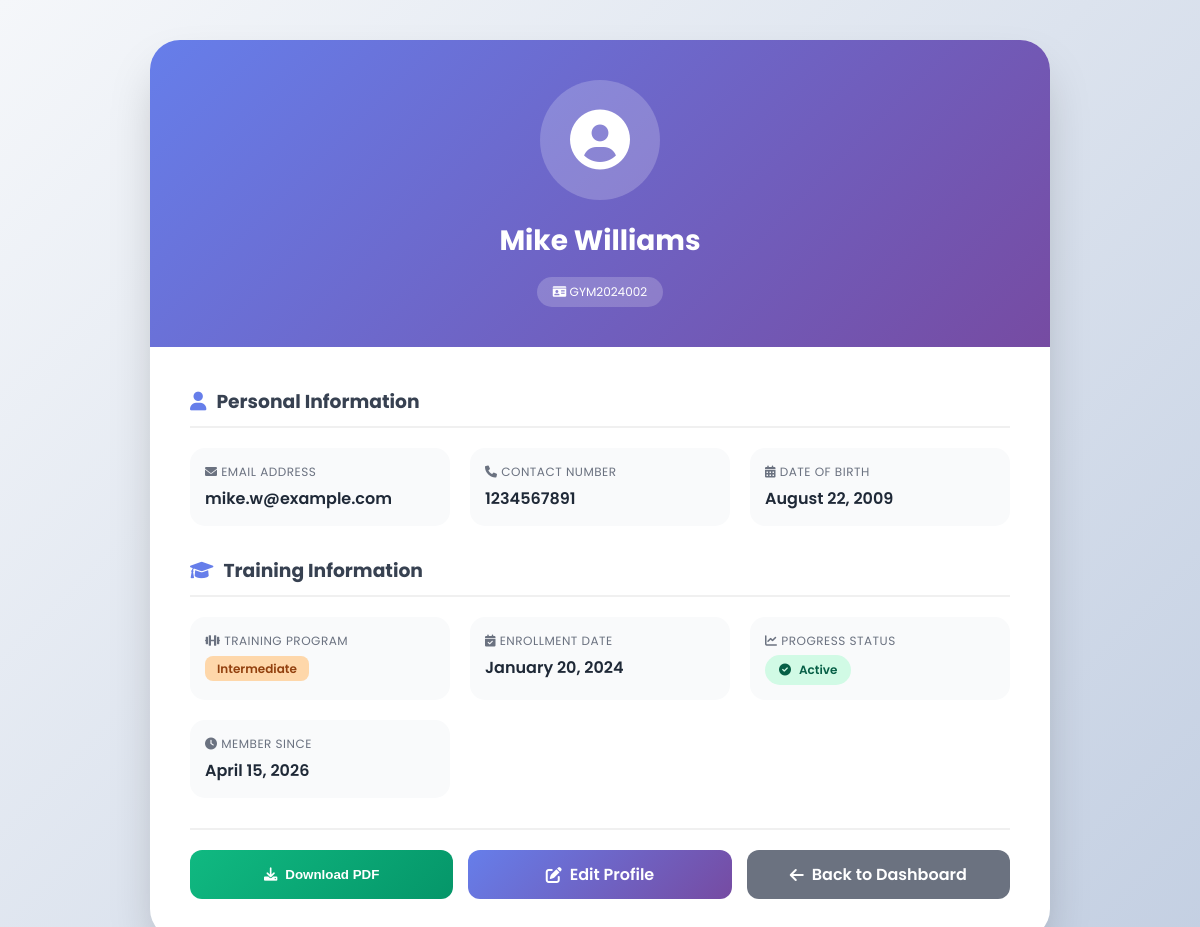
The app's page /profile.php?id=2 (signed in) with its own data.
### tables this page shows
CREATE TABLE IF NOT EXISTS gymnasts (
    id INT AUTO_INCREMENT PRIMARY KEY,
    membership_id VARCHAR(20) UNIQUE NOT NULL,
    full_name VARCHAR(100) NOT NULL,
    email VARCHAR(100) NOT NULL,
    contact_no VARCHAR(20) NOT NULL,
    date_of_birth DATE NOT NULL,
    training_program ENUM('Beginner', 'Intermediate', 'Advanced') NOT NULL,
    enrollment_date DATE NOT NULL,
    progress_status ENUM('Active', 'On Hold', 'Completed') DEFAULT 'Active',
    created_at TIMESTAMP DEFAULT CURRENT_TIMESTAMP,
    updated_at TIMESTAMP DEFAULT CURRENT_TIMESTAMP ON UPDATE CURRENT_TIMESTAMP,
    INDEX idx_membership (membership_id),
    INDEX idx_status (progress_status),
    INDEX idx_program (training_program)
);

### config/db.php (called while the page is built, shortened)
<?php
class Database {
    private static $instance = null;
    private $connection;
    private $host = 'localhost';
    private $username = 'root';
    private $password = 'Narutostorm4';
    private $database = 'gymnastics_academy';
    private function __construct() {
        $this->connection = new mysqli(
            $this->host,
            $this->username,
            $this->password,
            $this->database
        );
        $this->connection->set_charset("utf8mb4");
    }
    public static function getInstance() {
        if (self::$instance === null) {
            self::$instance = new Database();
        }
        return self::$instance;
    }
    public function executeQuery($sql, $types = "", $params = []) {
        $stmt = $this->connection->prepare($sql);
        if ($stmt && !empty($params)) {
            $stmt->bind_param($types, ...$params);
        }
        $stmt->execute();
        return $stmt;
    }
}
?>

### includes/GymnastManager.php (called while the page is built, shortened)
<?php
require_once 'config/db.php';
class GymnastManager {
    private $db;
    public function __construct() {
        $this->db = Database::getInstance();
    }
    public function getGymnastById($id) {
        $sql = "SELECT * FROM gymnasts WHERE id = ?";
        $stmt = $this->db->executeQuery($sql, "i", [$id]);
        $result = $stmt->get_result();
        return $result->fetch_assoc();
    }
}
?>

### auth.php (called while the page is built, shortened)
<?php
require_once 'config/db.php';
class Auth {
    public function isAdmin() {
        return isset($_SESSION['role']) && $_SESSION['role'] === 'admin';
    }
}
?>

### profile.php (the view, shortened to what this page needs)
<?php
require_once 'auth.php';
require_once 'includes/GymnastManager.php';
$auth = new Auth();
$gymnastManager = new GymnastManager();
$gymnast_id = intval($_GET['id']);
$gymnast = $gymnastManager->getGymnastById($gymnast_id);
?>
<!DOCTYPE html>
<html lang="en">
<head>
    <link rel="stylesheet" href="https://cdnjs.cloudflare.com/ajax/libs/font-awesome/6.0.0/css/all.min.css">
</head>
<body>
    <div class="profile-container">
        <div class="profile-card" id="profileContent">
            <div class="card-header">
                <div class="profile-avatar">
                    <i class="fas fa-user-circle"></i>
                </div>
                <h2><?php echo htmlspecialchars($gymnast['full_name']); ?></h2>
                <div class="membership-badge">
                    <i class="fas fa-id-card"></i> <?php echo htmlspecialchars($gymnast['membership_id']); ?>
                </div>
            </div>
            <div class="card-body">
                <div class="info-section">
                    <h3><i class="fas fa-user"></i> Personal Information</h3>
                    <div class="info-grid">
                        <div class="info-item">
                            <div class="info-label"><i class="fas fa-envelope"></i> Email Address</div>
                            <div class="info-value"><?php echo htmlspecialchars($gymnast['email']); ?></div>
                        </div>
                        <div class="info-item">
                            <div class="info-label"><i class="fas fa-phone"></i> Contact Number</div>
                            <div class="info-value"><?php echo htmlspecialchars($gymnast['contact_no']); ?></div>
                        </div>
                        <div class="info-item">
                            <div class="info-label"><i class="fas fa-calendar-alt"></i> Date of Birth</div>
                            <div class="info-value"><?php echo date('F j, Y', strtotime($gymnast['date_of_birth'])); ?></div>
                        </div>
                    </div>
                </div>
                <div class="info-section">
                    <h3><i class="fas fa-graduation-cap"></i> Training Information</h3>
                    <div class="info-grid">
                        <div class="info-item">
                            <div class="info-label"><i class="fas fa-dumbbell"></i> Training Program</div>
                            <div class="info-value">
                                <span class="program-badge program-<?php echo strtolower($gymnast['training_program']); ?>">
                                    <?php echo htmlspecialchars($gymnast['training_program']); ?>
                                </span>
                            </div>
                        </div>
                        <div class="info-item">
                            <div class="info-label"><i class="fas fa-calendar-check"></i> Enrollment Date</div>
                            <div class="info-value"><?php echo date('F j, Y', strtotime($gymnast['enrollment_date'])); ?></div>
                        </div>
                        <div class="info-item">
                            <div class="info-label"><i class="fas fa-chart-line"></i> Progress Status</div>
                            <div class="info-value">
                                <span class="status-badge status-<?php echo strtolower(str_replace(' ', '', $gymnast['progress_status'])); ?>">
                                    <i class="fas <?php echo $gymnast['progress_status'] == 'Active' ? 'fa-check-circle' : ($gymnast['progress_status'] == 'On Hold' ? 'fa-pause-circle' : 'fa-check-double'); ?>"></i>
                                    <?php echo $gymnast['progress_status']; ?>
                                </span>
                            </div>
                        </div>
                        <div class="info-item">
                            <div class="info-label"><i class="fas fa-clock"></i> Member Since</div>
                            <div class="info-value"><?php echo date('F j, Y', strtotime($gymnast['created_at'])); ?></div>
                        </div>
                    </div>
                </div>
                <div class="action-buttons">
                    <button onclick="downloadProfilePDF()" class="btn btn-success">
                        <i class="fas fa-download"></i> Download PDF
                    </button>
                    <?php if ($auth->isAdmin()): ?>
                    <a href="update.php?id=<?php echo $gymnast['id']; ?>" class="btn btn-primary">
                        <i class="fas fa-edit"></i> Edit Profile
                    </a>
                    <?php endif; ?>
                    <a href="dashboard.php" class="btn btn-secondary">
                        <i class="fas fa-arrow-left"></i> Back to Dashboard
                    </a>
                </div>
            </div>
        </div>
    </div>
</body>
</html>

### profile.php (style rules this page uses)
* { margin: 0; padding: 0; box-sizing: border-box; }
body { font-family: 'Poppins', sans-serif; background: linear-gradient(135deg, #f5f7fa 0%, #c3cfe2 100%); min-height: 100vh; padding: 40px 20px; }
.profile-container { max-width: 900px; margin: 0 auto; }
.profile-card { background: white; border-radius: 30px; box-shadow: 0 25px 50px -12px rgba(0,0,0,0.25); overflow: hidden; }
.card-header { background: linear-gradient(135deg, #667eea 0%, #764ba2 100%); padding: 40px; text-align: center; color: white; position: relative; }
.profile-avatar { width: 120px; height: 120px; background: rgba(255,255,255,0.2); border-radius: 50%; display: flex; align-items: center; justify-content: center; margin: 0 auto 20px; }
.profile-avatar i { font-size: 60px; color: white; }
.card-header h2 { font-size: 28px; margin-bottom: 5px; }
.membership-badge { display: inline-block; background: rgba(255,255,255,0.2); padding: 6px 16px; border-radius: 50px; font-size: 12px; margin-top: 10px; }
.card-body { padding: 40px; }
.info-section { margin-bottom: 30px; }
.info-section h3 { color: #374151; margin-bottom: 20px; padding-bottom: 10px; border-bottom: 2px solid #f0f0f0; display: flex; align-items: center; gap: 10px; }
.info-section h3 i { color: #667eea; }
.info-grid { display: grid; grid-template-columns: repeat(auto-fit, minmax(250px, 1fr)); gap: 20px; }
.info-item { padding: 15px; background: #f9fafb; border-radius: 15px; }
.info-label { font-size: 12px; color: #6b7280; margin-bottom: 5px; text-transform: uppercase; letter-spacing: 0.5px; }
.info-value { font-size: 16px; font-weight: 600; color: #1f2937; }
.status-badge { display: inline-flex; align-items: center; gap: 8px; padding: 6px 14px; border-radius: 50px; font-size: 12px; font-weight: 600; }
.status-active { background: #d1fae5; color: #065f46; }
.program-badge { padding: 4px 12px; border-radius: 8px; font-size: 12px; font-weight: 600; }
.program-intermediate { background: #fed7aa; color: #92400e; }
.action-buttons { display: flex; gap: 15px; margin-top: 30px; padding-top: 20px; border-top: 2px solid #f0f0f0; }
.btn { flex: 1; padding: 12px; border: none; border-radius: 12px; font-weight: 600; cursor: pointer; text-decoration: none; display: inline-flex; align-items: center; justify-content: center; gap: 8px; transition: all 0.3s; }
.btn-primary { background: linear-gradient(135deg, #667eea, #764ba2); color: white; }
.btn-secondary { background: #6b7280; color: white; }
.btn-success { background: linear-gradient(135deg, #10b981, #059669); color: white; }

### records on screen
gymnasts: full_name "Mike Williams", membership "GYM2024002", email "mike.w@example.com", contact_no "1234567891", date_of_birth "August 22, 2009", training_program "Intermediate", enrollment_date "January 20, 2024", progress_status "Active", created_at "April 15, 2026"
